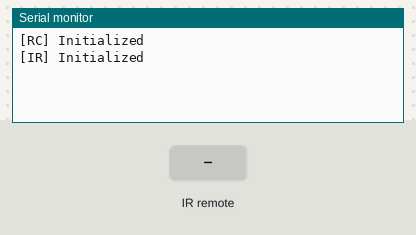
Recording of a program running on a simulated ESP8266 (Wemos D1 mini). On the bench: the last lines printed to the serial monitor. The inputs (shaded band) are chosen by the test bench.

Above: at 1.2 s.
1.3 s: infrared code 0x807F10EF received
At 1.6 s:
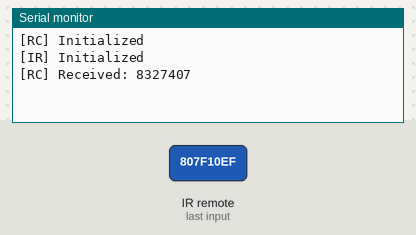
2.8 s: infrared code 0x79D469 received
At 4.0 s:
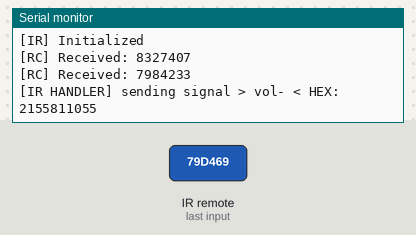
4.3 s: infrared code 0x79D46B received
At 5.1 s:
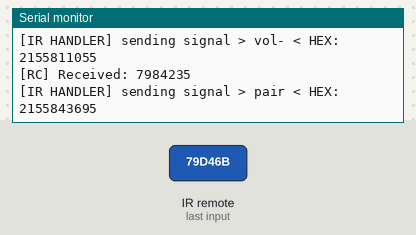
5.8 s: infrared code 0x79D46C received
At 6.3 s:
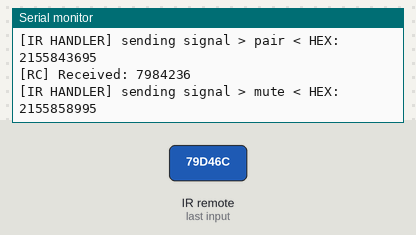
7.3 s: infrared code 0x79D46D received
At 8.6 s:
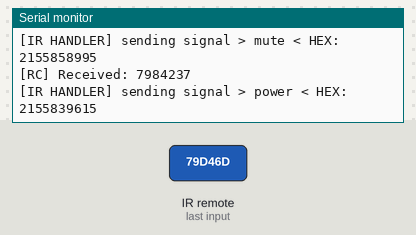
Timing chart, 0 to 9.8 s (numbered marks = the images above; inputs shaded):
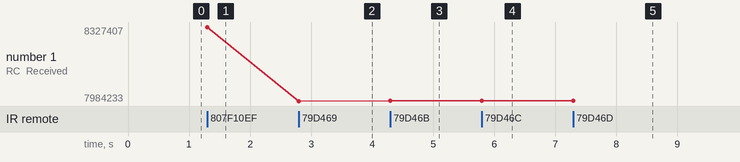

The program:

main.cpp
```cpp
#include <Arduino.h>
#include <RCSwitch.h>
#include <IRremoteESP8266.h>
#include <IRsend.h>


#define RC_PIN D5
#define IR_PIN D6

//RC Protocol for Soundbar
#define RC_SOUNDBAR_VOLMINUS 7984233
#define RC_SOUNDBAR_VOLPLUS  7984234
#define RC_SOUNDBAR_PAIR     7984235
#define RC_SOUNDBAR_MUTE     7984236
#define RC_SOUNDBAR_POWER    7984237


//IR-Signale koennen nach dem Einbinden der Bibliotheken ueber passende Beispielprogramme
//(Datei -> Beispiele -> IRremoteESP8266 -> IRrecvDumpV2) eingelesen/decodiert werden.
//IR-Codes (in Hex) des Ventilators:
#define IR_SOUNDBAR_VOLMINUS 0x807F10EF // Protocol NEC
#define IR_SOUNDBAR_VOLPLUS  0x807FC03F // Protocol NEC
#define IR_SOUNDBAR_PAIR     0x807F906F // Protocol NEC
#define IR_SOUNDBAR_MUTE     0x807FCC33 // Protocol NEC
#define IR_SOUNDBAR_POWER    0x807F807F // Protocol NEC

#define IR_BITS 32 //Anzahl Bits
#define IR_WDH 3  //Anzahl Wiederholungen
//Delay in ms zwischen dem Senden von mehrfachen IR-Befehlen (bei ...plus X / ...minus X).
#define IR_DELAY_MS 100

RCSwitch mySwitch = RCSwitch();
IRsend irsend(IR_PIN);

void setup() {
  Serial.begin(115200);
  mySwitch.enableReceive(RC_PIN);
  Serial.println("[RC] Initialized");


  irsend.begin();
  Serial.println("[IR] Initialized");

}

String uint64ToString(uint64_t input) {
  String result = "";
  uint8_t base = 10;

  do {
    char c = input % base;
    input /= base;

    if (c < 10)
      c +='0';
    else
      c += 'A' - 10;
    result = c + result;
  } while (input);
  return result;
}

void loop() {
  if (mySwitch.available()) {
    int rc_received = mySwitch.getReceivedValue();
    Serial.println("[RC] Received: " + String(rc_received));

    if(rc_received == RC_SOUNDBAR_VOLPLUS) {
      Serial.println("[IR HANDLER] sending signal > vol+ < HEX: " + uint64ToString(IR_SOUNDBAR_VOLPLUS));
      irsend.sendNEC(IR_SOUNDBAR_VOLPLUS, IR_BITS, IR_WDH);
    }
    else if (rc_received == RC_SOUNDBAR_VOLMINUS) {
      Serial.println("[IR HANDLER] sending signal > vol- < HEX: " + uint64ToString(IR_SOUNDBAR_VOLMINUS));
      irsend.sendNEC(IR_SOUNDBAR_VOLMINUS, IR_BITS, IR_WDH);
    }
    else if (rc_received == RC_SOUNDBAR_PAIR) {
      Serial.println("[IR HANDLER] sending signal > pair < HEX: " + uint64ToString(IR_SOUNDBAR_PAIR));
      irsend.sendNEC(IR_SOUNDBAR_PAIR, IR_BITS, IR_WDH);
    }
    else if (rc_received == RC_SOUNDBAR_MUTE) {
      Serial.println("[IR HANDLER] sending signal > mute < HEX: " + uint64ToString(IR_SOUNDBAR_MUTE));
      irsend.sendNEC(IR_SOUNDBAR_MUTE, IR_BITS, IR_WDH);
    }
    else if (rc_received == RC_SOUNDBAR_POWER) {
      Serial.println("[IR HANDLER] sending signal > power < HEX: " + uint64ToString(IR_SOUNDBAR_POWER));
      irsend.sendNEC(IR_SOUNDBAR_POWER, IR_BITS, IR_WDH);
    }

    mySwitch.resetAvailable();
  }
}
```

Measured:
- after the input at 1.3 s, the serial monitor: prints a new line at once (image 1)
- after the input at 2.8 s, the serial monitor: prints a new line at once (image 2)
- after the input at 4.3 s, the serial monitor: prints a new line at once (image 3)
- after the input at 5.8 s, the serial monitor: prints a new line at once (image 4)
- after the input at 7.3 s, the serial monitor: prints a new line at once (image 5)
- plotted number 1: 8327407 → 7984233 after the input at 2.8 s, 7984233 → 7984235 after the input at 4.3 s, 7984235 → 7984236 after the input at 5.8 s, 7984236 → 7984237 after the input at 7.3 s
